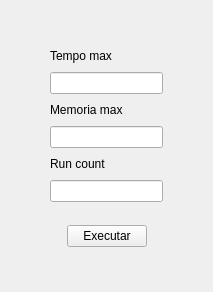
<?xml version="1.0" encoding="UTF-8"?>
<ui version="4.0">
 <class>Benchmark</class>
 <widget class="QWidget" name="Benchmark">
  <property name="geometry">
   <rect>
    <x>0</x>
    <y>0</y>
    <width>213</width>
    <height>292</height>
   </rect>
  </property>
  <property name="windowTitle">
   <string>Form</string>
  </property>
  <layout class="QHBoxLayout" name="horizontalLayout_6">
   <item>
    <layout class="QVBoxLayout" name="verticalLayout_3">
     <item>
      <spacer name="verticalSpacer_2">
       <property name="orientation">
        <enum>Qt::Vertical</enum>
       </property>
       <property name="sizeHint" stdset="0">
        <size>
         <width>20</width>
         <height>18</height>
        </size>
       </property>
      </spacer>
     </item>
     <item>
      <layout class="QHBoxLayout" name="horizontalLayout_5">
       <item>
        <spacer name="horizontalSpacer_6">
         <property name="orientation">
          <enum>Qt::Horizontal</enum>
         </property>
         <property name="sizeHint" stdset="0">
          <size>
           <width>18</width>
           <height>20</height>
          </size>
         </property>
        </spacer>
       </item>
       <item>
        <layout class="QVBoxLayout" name="verticalLayout_2">
         <item>
          <layout class="QHBoxLayout" name="horizontalLayout_3">
           <item>
            <widget class="QLabel" name="label_5">
             <property name="text">
              <string>Tempo max</string>
             </property>
            </widget>
           </item>
           <item>
            <spacer name="horizontalSpacer_3">
             <property name="orientation">
              <enum>Qt::Horizontal</enum>
             </property>
             <property name="sizeHint" stdset="0">
              <size>
               <width>40</width>
               <height>20</height>
              </size>
             </property>
            </spacer>
           </item>
          </layout>
         </item>
         <item>
          <widget class="QLineEdit" name="maxTimelineEdit"/>
         </item>
         <item>
          <layout class="QHBoxLayout" name="horizontalLayout_2">
           <item>
            <widget class="QLabel" name="label_4">
             <property name="text">
              <string>Memoria max</string>
             </property>
            </widget>
           </item>
           <item>
            <spacer name="horizontalSpacer_2">
             <property name="orientation">
              <enum>Qt::Horizontal</enum>
             </property>
             <property name="sizeHint" stdset="0">
              <size>
               <width>40</width>
               <height>20</height>
              </size>
             </property>
            </spacer>
           </item>
          </layout>
         </item>
         <item>
          <widget class="QLineEdit" name="maxMemlineEdit"/>
         </item>
         <item>
          <layout class="QHBoxLayout" name="horizontalLayout">
           <item>
            <widget class="QLabel" name="label_3">
             <property name="text">
              <string>Run count</string>
             </property>
            </widget>
           </item>
           <item>
            <spacer name="horizontalSpacer">
             <property name="orientation">
              <enum>Qt::Horizontal</enum>
             </property>
             <property name="sizeHint" stdset="0">
              <size>
               <width>40</width>
               <height>20</height>
              </size>
             </property>
            </spacer>
           </item>
          </layout>
         </item>
         <item>
          <widget class="QLineEdit" name="runCountlineEdit"/>
         </item>
         <item>
          <layout class="QVBoxLayout" name="verticalLayout">
           <item>
            <spacer name="verticalSpacer">
             <property name="orientation">
              <enum>Qt::Vertical</enum>
             </property>
             <property name="sizeHint" stdset="0">
              <size>
               <width>20</width>
               <height>17</height>
              </size>
             </property>
            </spacer>
           </item>
           <item>
            <layout class="QHBoxLayout" name="horizontalLayout_4">
             <item>
              <spacer name="horizontalSpacer_5">
               <property name="orientation">
                <enum>Qt::Horizontal</enum>
               </property>
               <property name="sizeHint" stdset="0">
                <size>
                 <width>13</width>
                 <height>20</height>
                </size>
               </property>
              </spacer>
             </item>
             <item>
              <widget class="QPushButton" name="executarPushBootton">
               <property name="text">
                <string>Executar</string>
               </property>
              </widget>
             </item>
             <item>
              <spacer name="horizontalSpacer_4">
               <property name="orientation">
                <enum>Qt::Horizontal</enum>
               </property>
               <property name="sizeHint" stdset="0">
                <size>
                 <width>13</width>
                 <height>20</height>
                </size>
               </property>
              </spacer>
             </item>
            </layout>
           </item>
          </layout>
         </item>
        </layout>
       </item>
       <item>
        <spacer name="horizontalSpacer_7">
         <property name="orientation">
          <enum>Qt::Horizontal</enum>
         </property>
         <property name="sizeHint" stdset="0">
          <size>
           <width>18</width>
           <height>20</height>
          </size>
         </property>
        </spacer>
       </item>
      </layout>
     </item>
     <item>
      <spacer name="verticalSpacer_3">
       <property name="orientation">
        <enum>Qt::Vertical</enum>
       </property>
       <property name="sizeHint" stdset="0">
        <size>
         <width>20</width>
         <height>18</height>
        </size>
       </property>
      </spacer>
     </item>
    </layout>
   </item>
  </layout>
 </widget>
 <resources/>
 <connections/>
</ui>
